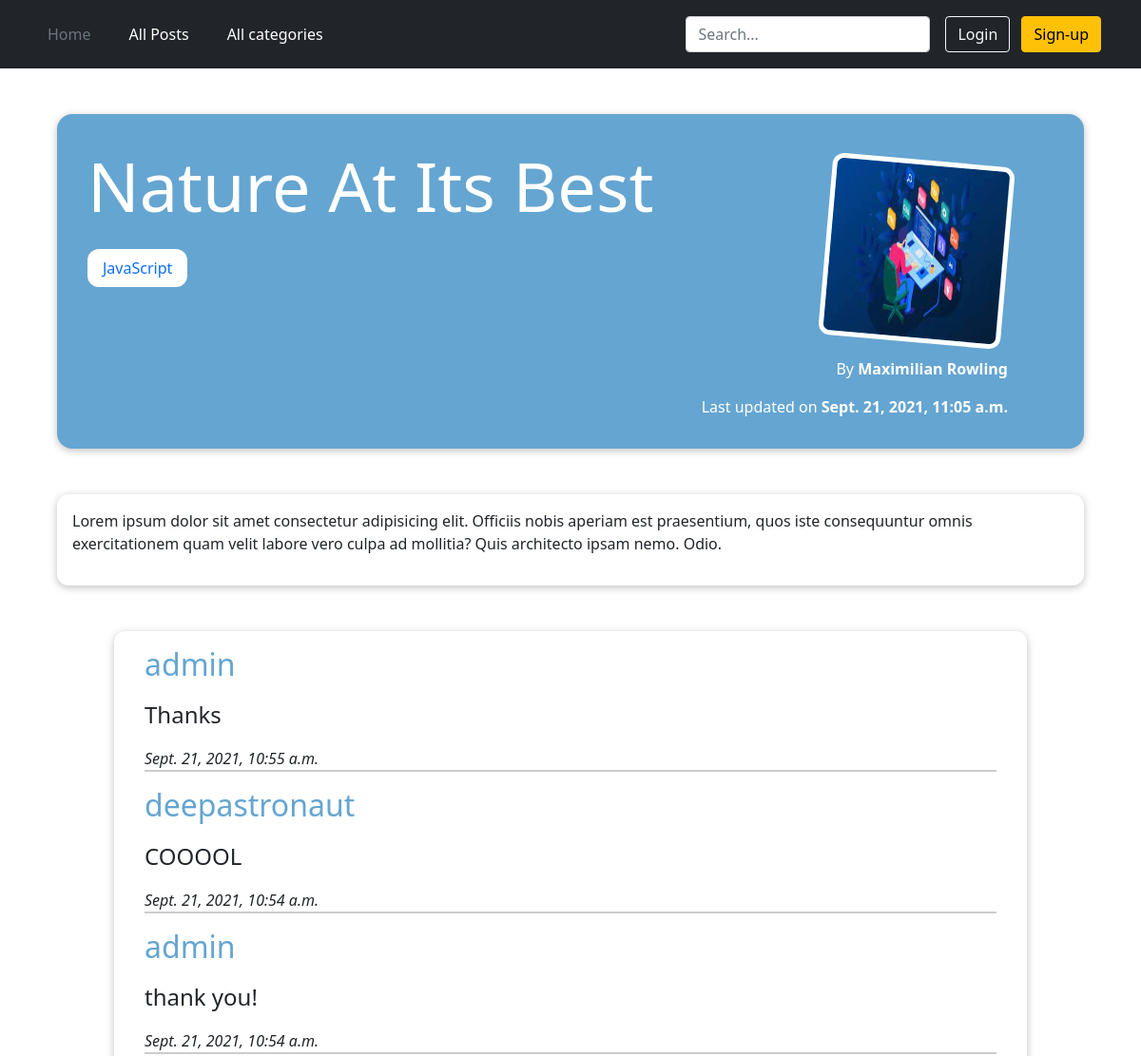
Page /posts/nature-at-its-best (upper part) on the earlier database version.
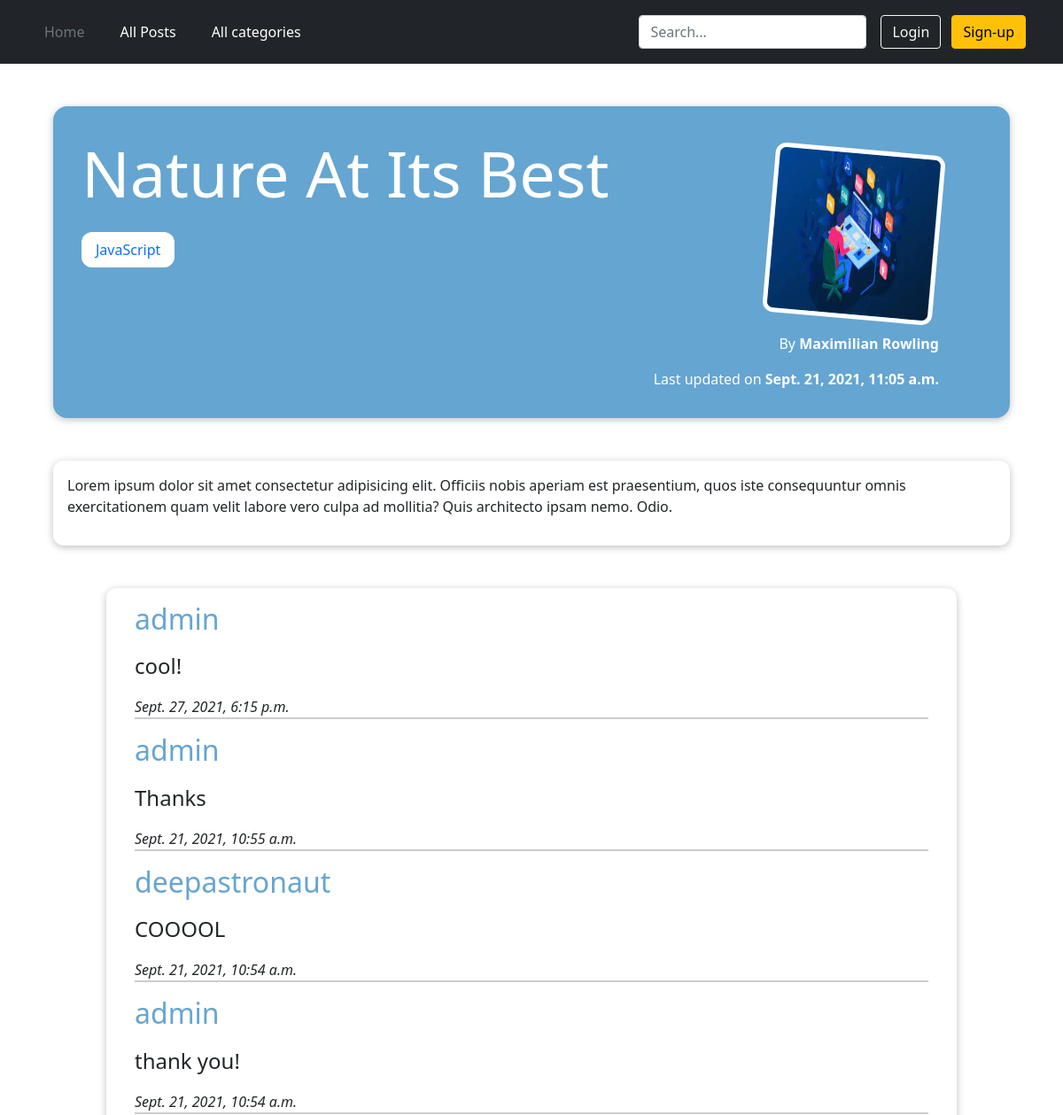
Same page on the later database version.
### blog/models.py (models this page shows, shortened)
class Tag(models.Model):
    caption = models.CharField(max_length=10)
    slug = models.SlugField(unique=True, null=True)
    def __str__(self):
        return self.caption

class Comment(models.Model):
    user = models.ForeignKey(User, on_delete=models.CASCADE, null=True, editable=False)
    user_text = models.TextField(max_length=500)
    post = models.ForeignKey(Post, on_delete=models.CASCADE, related_name='comments')
    date = models.DateField(auto_now=True, null=True)
    time = models.TimeField(auto_now=True, null=True)

### blog/views.py (the view, shortened to what this page needs)
# urls.py: path('posts/<slug:slug>', views.PostDetailView.as_view(), name='post-detail-page'),
class PostDetailView(View):
    def is_stored_post(self, request, post_id):
        read_later_post_list = request.session.get('read_later_post_list')
        if read_later_post_list is not None:
            is_saved_for_later = post_id in read_later_post_list
        else:
            is_saved_for_later = False
        return is_saved_for_later
    def get(self, request, slug):
        post = Post.objects.get(slug=slug)
        related_posts = Post.objects.filter(tags__in=post.tags.all()).exclude(slug=slug)[:3]
        try:
            if UserSeenPosts.objects.filter(post=post, user=request.user).exists():
                pass
            else:
                post.views += 1
                post.save()
                UserSeenPosts.objects.create(user=request.user, post=post)
        except:
            pass
        context = {
            'post': post,
            'post_tags': post.tags.all(),
            'related_posts': related_posts,
            'comment_form': CommentForm(),
            'all_comments': post.comments.all().order_by('-date', '-time'),
            'saved_for_later': self.is_stored_post(request, post.id)
        }
        return render(request, 'blog/post-detail.html', context)

### blog/forms.py
class CommentForm(forms.ModelForm):
    class Meta:
        model = Comment
        exclude = ['post']
        labels = {
            'user_text': 'Leave your comment:'
        }

### blog/models.py (called while the page is built)
    def full_name(self):
        return f'{self.first_name} {self.last_name}'

    def __str__(self):
        return self.full_name()

### blog/templates/blog/post-detail.html (shortened to what this page needs)
{% extends 'base.html' %}
{% load static %}
{% block css_files %}
    <link rel="stylesheet" href="{% static 'blog/post-detail.css' %}">
{% endblock %}
{% block content%}
<section id="summary">
    <h2>{{ post.title }}</h2>
    <div class="tags">
        {% for tag in post_tags %}
            <div class="tag">
                <a href="{% url 'category-page' tag.slug %}">
                    {{ tag }}
                </a>
            </div>
        {% endfor %}
    </div>
    <article>
        <img src="{{ post.image.url }}">
        <address>By <a href="mailto:{{ post.author.email }}">{{ post.author }}</a></address>
        <div>
            Last updated on
            <time>{{ post.date }}, {{ post.time }}</time>
        </div>
    </article>
</section>
<main>
    {{ post.content|linebreaks }}
</main>
{% if all_comments %}
    <section id="comments">
        <ul>
            {% for comment in all_comments %}
                <li>
                    <h2>{{ comment.user }}</h2>
                    <p id="text-comment">{{ comment.user_text|linebreaks }}</p>
                    <span>{{ comment.date }}, {{ comment.time }}</span>
                </li>
            {% endfor %}
        </ul>
    </section>
{% endif %}
{% if related_posts %}
            {% for post in related_posts %}
                {% include 'blog/includes/post.html' %}
            {% endfor %}
{% endif %}
{% endblock %}

Differences in the rows shown:
added Comment: user "admin", user_text "cool!", date "Sept. 27, 2021", time "6:15 p.m."
